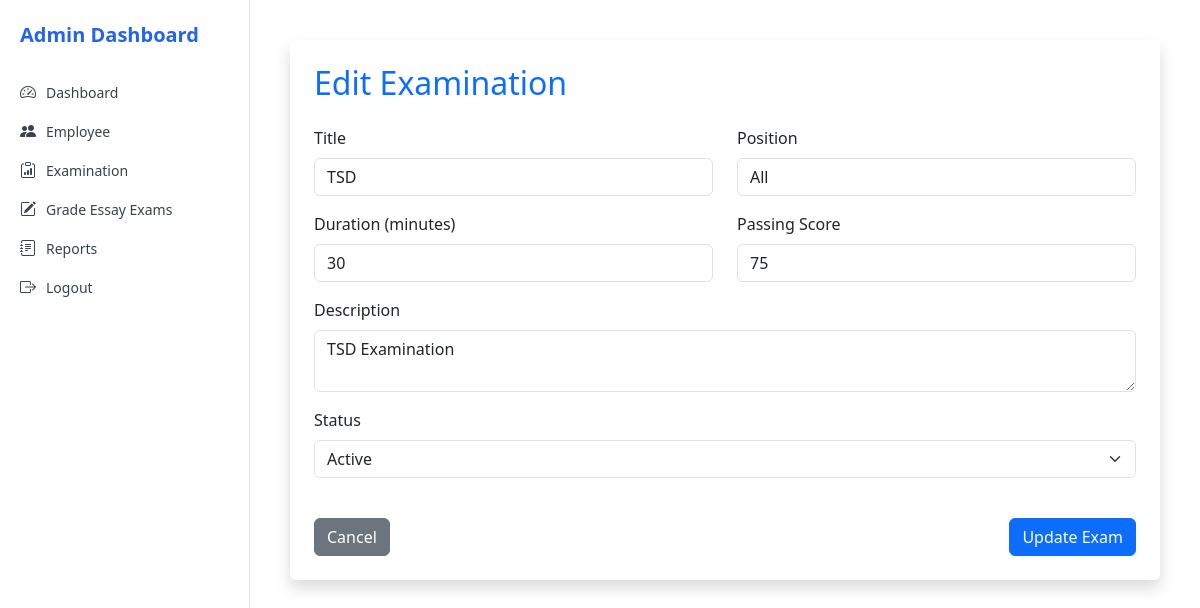
/admin/admin_editexam.php?id=1, run on the app's committed database.
### tables this page shows
CREATE TABLE `examinations` (
  `exam_id` int(10) UNSIGNED NOT NULL,
  `title` varchar(255) DEFAULT NULL,
  `position` varchar(100) DEFAULT NULL,
  `duration` int(11) DEFAULT NULL,
  `description` text DEFAULT NULL,
  `passing_score` int(11) DEFAULT NULL,
  `status` varchar(50) DEFAULT NULL,
  `created` datetime DEFAULT NULL
);

### admin/admin_editexam.php (the view, shortened to what this page needs)
<?php
$conn = new mysqli("localhost", "root", "", "ees");
$exam_id = isset($_GET['id']) ? (int) $_GET['id'] : 0;
$exam_sql = "SELECT * FROM examinations WHERE exam_id = $exam_id";
$exam_result = $conn->query($exam_sql);
$exam = $exam_result->fetch_assoc();
?>
<!DOCTYPE html>
<html>
<head>
    <link href="https://cdn.jsdelivr.net/npm/bootstrap@5.3.3/dist/css/bootstrap.min.css" rel="stylesheet">
    <link href="https://cdn.jsdelivr.net/npm/bootstrap-icons@1.10.5/font/bootstrap-icons.css" rel="stylesheet">
</head>
<body>
<div class="d-flex">
    <?php include 'sidebar.php'; ?>
    <div class="main-content">
        <div class="bg-white rounded shadow p-4">
            <h2 class="mb-4 text-primary">Edit Examination</h2>
            <form method="POST">
                <div class="row">
                    <div class="col-md-6 mb-3">
                        <label class="form-label">Title</label>
                        <input name="title" class="form-control" value="<?= htmlspecialchars($exam['title']) ?>" required>
                    </div>
                    <div class="col-md-6 mb-3">
                        <label class="form-label">Position</label>
                        <input name="position" class="form-control" value="<?= htmlspecialchars($exam['position']) ?>" required>
                    </div>
                    <div class="col-md-6 mb-3">
                        <label class="form-label">Duration (minutes)</label>
                        <input name="duration" type="number" class="form-control" value="<?= $exam['duration'] ?>" required>
                    </div>
                    <div class="col-md-6 mb-3">
                        <label class="form-label">Passing Score</label>
                        <input name="passing_score" type="number" class="form-control" value="<?= $exam['passing_score'] ?>" required>
                    </div>
                    <div class="col-12 mb-3">
                        <label class="form-label">Description</label>
                        <textarea name="description" class="form-control"><?= htmlspecialchars($exam['description']) ?></textarea>
                    </div>
                    <div class="col-12 mb-3">
                        <label class="form-label">Status</label>
                        <select name="status" class="form-select">
                            <option value="Active" <?= $exam['status'] === 'Active' ? 'selected' : '' ?>>Active</option>
                        </select>
                    </div>
                </div>
                <div class="d-flex justify-content-between mt-4">
                    <a href="admin_examinations.php" class="btn btn-secondary">Cancel</a>
                    <button type="submit" class="btn btn-primary">Update Exam</button>
                </div>
            </form>
        </div>
    </div>
</div>
</body>
</html>

### admin/admin_editexam.php (style rules this page uses)
body { font-family: 'Segoe UI', sans-serif; margin: 0; background-color: #f8f9fa; }
.d-flex { display: flex; }
.main-content { margin-left: 250px; padding: 40px; width: calc(100% - 250px); }
.form-control, .form-select { border-radius: 10px; }
.btn { border-radius: 10px; }
.form-label { font-weight: 500; }

### admin/sidebar.php (style rules this page uses)
body { font-family: 'Segoe UI', sans-serif; }

### data on the page
examinations: title "TSD", position "All", duration "30", passing_score "75", description "TSD Examination", status "Active"
